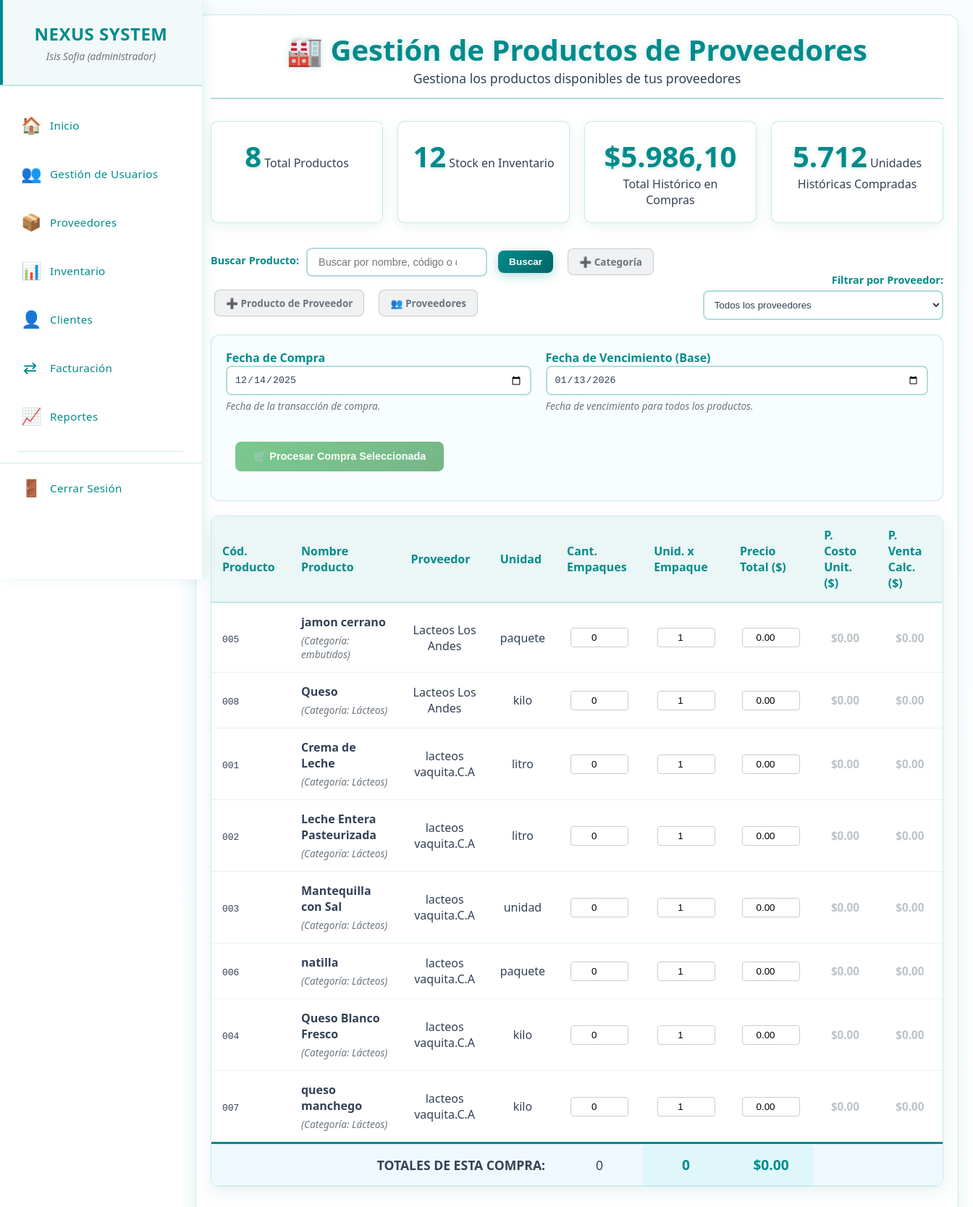
The app's page /productos_proveedores.php (signed in) with its own data.
### tables this page shows
CREATE TABLE `productos_proveedor` (
  `id_producto_proveedor` int(11) NOT NULL,
  `codigo_producto` varchar(50) NOT NULL,
  `nombre` varchar(255) NOT NULL,
  `descripcion` text DEFAULT NULL,
  `id_categoria` int(11) NOT NULL,
  `id_subcategoria` int(11) DEFAULT NULL,
  `id_proveedor` int(11) NOT NULL,
  `precio_compra` decimal(10,2) NOT NULL,
  `unidad_medida` varchar(20) DEFAULT 'unidad',
  `fecha_compra` date DEFAULT NULL,
  `es_perecedero` tinyint(1) DEFAULT 0,
  `registro` timestamp NOT NULL DEFAULT current_timestamp(),
  `actualizacion` timestamp NOT NULL DEFAULT current_timestamp() ON UPDATE current_timestamp(),
  `estado` enum('activo','inactivo') DEFAULT 'activo'
);

CREATE TABLE `categoria_prod` (
  `id` int(11) NOT NULL,
  `nombre_categoria` varchar(50) NOT NULL,
  `estado` enum('active','inactive') DEFAULT 'active',
  `created_at` timestamp NOT NULL DEFAULT current_timestamp()
);

CREATE TABLE `proveedores` (
  `id_proveedor` int(11) NOT NULL,
  `nombres` varchar(255) NOT NULL,
  `nombre_comercial` varchar(255) NOT NULL,
  `rif` varchar(20) NOT NULL,
  `telefono` varchar(20) DEFAULT NULL,
  `email` varchar(100) DEFAULT NULL,
  `direccion` text DEFAULT NULL,
  `estado` enum('activo','inactivo') DEFAULT 'activo',
  `registro` timestamp NOT NULL DEFAULT current_timestamp(),
  `actualizacion` timestamp NOT NULL DEFAULT current_timestamp() ON UPDATE current_timestamp()
);

### productos_proveedores.php (the view, shortened to what this page needs)
<?php
require_once 'menu.php';
$titulo = "Gestión de Productos de Proveedores";
$id_proveedor = isset($_GET['id_proveedor']) ? intval($_GET['id_proveedor']) : 0;
$busqueda = isset($_GET['busqueda']) ? trim($_GET['busqueda']) : '';
$sql_base = "SELECT
                pp.*,
                cp.nombre_categoria,
                s.nombre_subcategoria,
                p.nombre_comercial as proveedor,
                p.telefono as telefono_proveedor,
                p.email as email_proveedor
            FROM productos_proveedor pp
            JOIN categoria_prod cp ON pp.id_categoria = cp.id
            LEFT JOIN subcategorias s ON pp.id_subcategoria = s.id
            JOIN proveedores p ON pp.id_proveedor = p.id_proveedor";
$params = [];
$sql_base .= " ORDER BY p.nombre_comercial, pp.nombre";
try {
    $stmt = $pdo->prepare($sql_base);
    $stmt->execute($params);
    $result = $stmt->fetchAll(PDO::FETCH_ASSOC);
    $total_productos = count($result);
} catch (PDOException $e) {
    $error = "Error al obtener los productos: " . $e->getMessage();
    $result = [];
    $total_productos = 0;
}
function getStats($pdo, $id_proveedor) {
    $stats = [
        'total_stock' => 0,
        'total_invertido' => 0.0,
        'total_unidades_compradas' => 0
    ];
    $params = [];
    $where = '';
    $sql_stock = "SELECT SUM(p.cantidad) FROM productos p
                  JOIN productos_proveedor pp ON p.id_producto_proveedor = pp.id_producto_proveedor $where";
    $stmt_stock = $pdo->prepare($sql_stock);
    $stmt_stock->execute($params);
    $stats['total_stock'] = (int)$stmt_stock->fetchColumn() ?: 0;
    $sql_invertido = "SELECT SUM(hc.precio_total) FROM historial_compras hc
                      JOIN productos_proveedor pp ON hc.id_producto_proveedor = pp.id_producto_proveedor $where";
    $stmt_invertido = $pdo->prepare($sql_invertido);
    $stmt_invertido->execute($params);
    $stats['total_invertido'] = (float)$stmt_invertido->fetchColumn() ?: 0.0;
    $sql_unidades = "SELECT SUM(hc.total_unidades) FROM historial_compras hc
                     JOIN productos_proveedor pp ON hc.id_producto_proveedor = pp.id_producto_proveedor $where";
    $stmt_unidades = $pdo->prepare($sql_unidades);
    $stmt_unidades->execute($params);
    $stats['total_unidades_compradas'] = (int)$stmt_unidades->fetchColumn() ?: 0;
    return $stats;
}
$stats = getStats($pdo, $id_proveedor);
$fecha_hoy = date('Y-m-d');
?>
<!DOCTYPE html>
<html lang="es">
<head>
    <link rel="stylesheet" href="css/proveedores.css">
</head>
<body>
   <main class="main-content">
        <div class="content-wrapper">
            <div class="container">
                <div class="header">
                    <h1>🏭 <?php echo $titulo; ?></h1>
                    <p>Gestiona los productos disponibles de tus proveedores</p>
                </div>
                <div class="stats-container">
                    <div class="stat-card">
                        <span class="stat-number"><?php echo $total_productos; ?></span>
                        <span class="stat-label">Total Productos</span>
                    </div>
                    <div class="stat-card">
                        <span class="stat-number"><?php echo number_format($stats['total_stock'], 0, ',', '.'); ?></span>
                        <span class="stat-label">Stock en Inventario</span>
                    </div>
                    <div class="stat-card">
                        <span class="stat-number">$<?php echo number_format($stats['total_invertido'], 2, ',', '.'); ?></span>
                        <span class="stat-label">Total Histórico en Compras</span>
                    </div>
                    <div class="stat-card">
                        <span class="stat-number"><?php echo number_format($stats['total_unidades_compradas'], 0, ',', '.'); ?></span>
                        <span class="stat-label">Unidades Históricas Compradas</span>
                    </div>
                </div>
                <div class="filtros-container">
                    <div class="filtro-group">
                        <form method="GET" action="" id="formBusqueda" style="display: flex; gap: 10px; align-items: center; flex-wrap: wrap;">
                            <label><strong> Buscar Producto:</strong></label>
                            <input type="text" name="busqueda" class="search-input" style="width: 250px;"
                                   value="<?php echo htmlspecialchars($busqueda); ?>"
                                   placeholder="Buscar por nombre, código o descripción...">
                            <button type="submit" class="btn btn-primary" style="padding: 8px 15px; font-size: 0.85em;">Buscar</button>
                            <a href="categorias.php" class="btn btn-secondary" style="padding: 8px 15px; font-size: 0.85em;">➕ Categoría</a>
                            <a href="agregar_producto_proveedor.php" class="btn btn-secondary" style="padding: 8px 15px; font-size: 0.85em;">➕ Producto de Proveedor</a>
                            <a href="proveedores.php" class="btn btn-secondary" style="padding: 8px 15px; font-size: 0.85em;">👥 Proveedores</a>
                        </form>
                    </div>
                    <div class="filtro-group compact filtro-proveedor">
                        <form method="GET" action="" id="filtroProveedor">
                            <label><strong>Filtrar por Proveedor:</strong></label>
                            <select name="id_proveedor" class="form-control" onchange="this.form.submit()">
                                <option value="0">Todos los proveedores</option>
                            </select>
                        </form>
                    </div>
                </div>
                <?php if ($total_productos > 0): ?>
                    <form method="POST" action="procesar_compras_multiples.php" onsubmit="return validarCompraMultiple(this)">
                        <div class="form-global-controls">
                            <div class="form-group">
                                <label for="fecha_compra">Fecha de Compra</label>
                                <input type="date" name="fecha_compra" id="fecha_compra" class="form-control"
                                    value="<?= $fecha_hoy ?>" required max="<?= $fecha_hoy ?>">
                                <small style="color: #6c757d;">Fecha de la transacción de compra.</small>
                            </div>
                            <div class="form-group">
                                <label for="fecha_vencimiento_base">Fecha de Vencimiento (Base)</label>
                                <input type="date" name="fecha_vencimiento_base" id="fecha_vencimiento_base" class="form-control"
                                    value="<?= date('Y-m-d', strtotime('+30 days')) ?>" required min="<?= $fecha_hoy ?>">
                                <small style="color: #6c757d;">Fecha de vencimiento para todos los productos.</small>
                            </div>
                            <div class="form-group" style="min-width: 150px; flex-grow: 0;">
                                <label>&nbsp;</label>
                                <button type="submit" id="btnProcesarCompra" class="btn btn-success" disabled>
                                </button>
                            </div>
                        </div>
                        <div class="table-container">
                            <table class="table tabla-compras">
                                <thead>
                                    <tr>
                                        <th style="text-align: left;">Cód. Producto</th>
                                        <th style="text-align: left;">Nombre Producto</th>
                                        <?php if ($id_proveedor == 0): ?>
                                            <th>Proveedor</th>
                                        <?php endif; ?>
                                        <th>Unidad</th>
                                        <th>Cant. Empaques</th>
                                        <th>Unid. x Empaque</th>
                                        <th>Precio Total ($)</th>
                                        <th>P. Costo Unit. ($)</th>
                                        <th>P. Venta Calc. ($)</th>
                                    </tr>
                                </thead>
                                <tbody>
                                    <?php foreach($result as $row): ?>
                                        <?php
                                        $id = $row['id_producto_proveedor'];
                                        $nombre = htmlspecialchars($row['nombre']);
                                        ?>
                                        <tr id="producto-row-<?= $id ?>">
                                            <td style="text-align: left;"><code><?php echo $row['codigo_producto']; ?></code></td>
                                            <td style="text-align: left;">
                                                <strong><?php echo $nombre; ?></strong>
                                                <small>(Categoría: <?= $row['nombre_categoria'] ?>)</small>
                                            </td>
                                            <?php if ($id_proveedor == 0): ?>
                                                <td><?php echo $row['proveedor']; ?></td>
                                            <?php endif; ?>
                                            <td><?php echo $row['unidad_medida']; ?></td>
                                            <td>
                                                <input type="number" name="productos[<?= $id ?>][empaques]" id="empaques_<?= $id ?>"
                                                       min="0" max="100" value="0" oninput="calcularFila(<?= $id ?>)" data-id="<?= $id ?>" data-campo="empaques" required>
                                            </td>
                                            <td>
                                                <input type="number" name="productos[<?= $id ?>][unidades_x_empaque]" id="unidades_<?= $id ?>"
                                                       min="1" max="1000" value="1" oninput="calcularFila(<?= $id ?>)" data-id="<?= $id ?>" data-campo="unidades" required>
                                            </td>
                                            <td>
                                                <input type="number" name="productos[<?= $id ?>][precio_total]" id="precio_total_<?= $id ?>"
                                                       step="0.01" min="0" value="0.00" oninput="calcularFila(<?= $id ?>)" data-id="<?= $id ?>" data-campo="precio" required>
                                            </td>
                                            <td>
                                                <span id="costo_unitario_<?= $id ?>" class="costo-calculado" style="color: #e74c3c;">$0.00</span>
                                            </td>
                                            <td>
                                                <span id="precio_venta_<?= $id ?>" class="costo-calculado" style="color: #28a745;">$0.00</span>
                                            </td>
                                        </tr>
                                    <?php endforeach; ?>
                                </tbody>
                                <tfoot>
                                    <tr>
                                        <?php $colspan_total_label = ($id_proveedor == 0) ? 4 : 3; ?>
                                        <td colspan="<?= $colspan_total_label ?>" style="text-align: right;"><strong>TOTALES DE ESTA COMPRA:</strong></td>
                                        <td id="total_empaques_compra">0</td>
                                        <td id="total_unidades_compra" style="color: #008B8B; background-color: #e0f7fa;">0</td>
                                        <td id="total_precio_compra" style="color: #008B8B;">$0.00</td>
                                        <td colspan="2"></td>
                                    </tr>
                                </tfoot>
                                </table>
                        </div>
                    </form>
                <?php endif; ?>
            </div>
        </div>
   </main>
</body>
</html>

### records on screen
productos_proveedor: codigo_producto "005", nombre "jamon cerrano", categoria_prod.nombre_categoria "embutidos", id_proveedor.nombre_comercial "Lacteos Los Andes", unidad_medida "paquete"
productos_proveedor: codigo_producto "008", nombre "Queso", categoria_prod.nombre_categoria "Lácteos", id_proveedor.nombre_comercial "Lacteos Los Andes", unidad_medida "kilo"
productos_proveedor: codigo_producto "001", nombre "Crema de Leche", categoria_prod.nombre_categoria "Lácteos", id_proveedor.nombre_comercial "lacteos vaquita.C.A", unidad_medida "litro"
productos_proveedor: codigo_producto "002", nombre "Leche Entera Pasteurizada", categoria_prod.nombre_categoria "Lácteos", id_proveedor.nombre_comercial "lacteos vaquita.C.A", unidad_medida "litro", id_producto_proveedor "1"
productos_proveedor: codigo_producto "003", nombre "Mantequilla con Sal", categoria_prod.nombre_categoria "Lácteos", id_proveedor.nombre_comercial "lacteos vaquita.C.A", unidad_medida "unidad"
productos_proveedor: codigo_producto "006", nombre "natilla", categoria_prod.nombre_categoria "Lácteos", id_proveedor.nombre_comercial "lacteos vaquita.C.A", unidad_medida "paquete"
productos_proveedor: codigo_producto "004", nombre "Queso Blanco Fresco", categoria_prod.nombre_categoria "Lácteos", id_proveedor.nombre_comercial "lacteos vaquita.C.A", unidad_medida "kilo"
productos_proveedor: codigo_producto "007", nombre "queso manchego", categoria_prod.nombre_categoria "Lácteos", id_proveedor.nombre_comercial "lacteos vaquita.C.A", unidad_medida "kilo"

### other values on screen
$_SESSION['nombre'] "Isis Sofia"
$_SESSION['rol'] "administrador"
$titulo "Gestión de Productos de Proveedores"
$total_productos "8"
$stats['total_stock'] "12"
$stats['total_invertido'] "5.986,10"
$stats['total_unidades_compradas'] "5.712"
